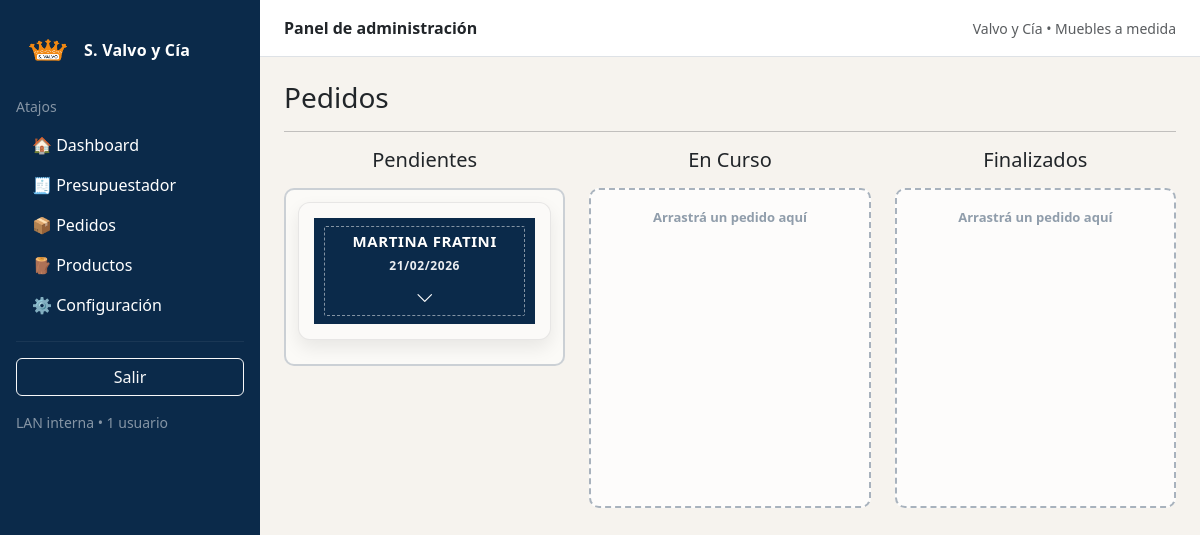
Page /pedidos (signed in) on the earlier database version.
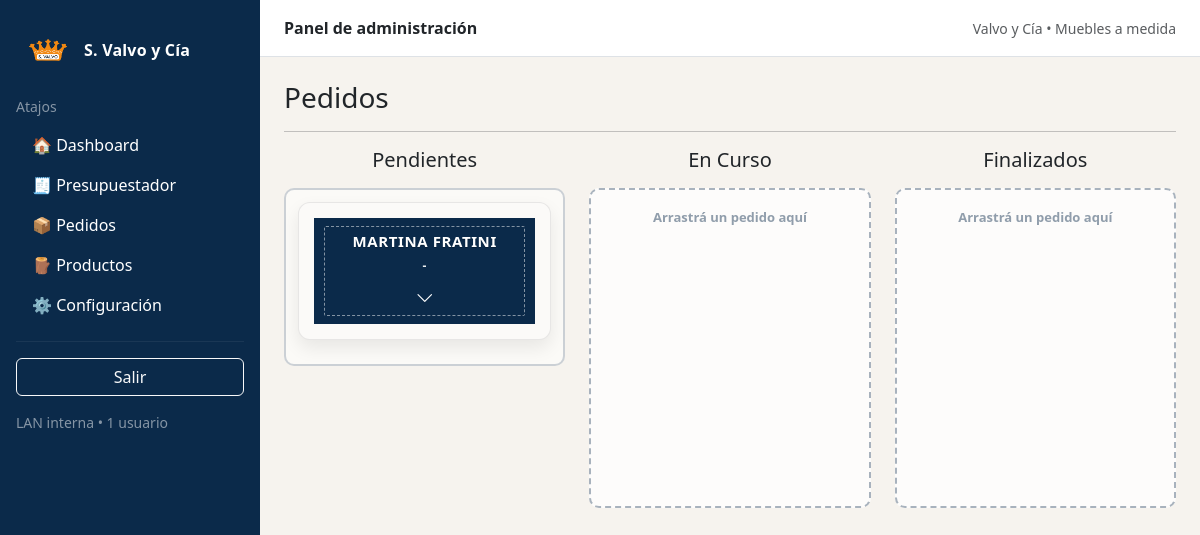
Same page on the later database version.
### app/models.py (models this page shows)
class Pedido(db.Model):
    id = db.Column(db.Integer, primary_key=True)
    cliente = db.Column(db.String(150), nullable=False)
    telefono = db.Column(db.String(50))
    direccion = db.Column(db.String(200))
    email = db.Column(db.String(120))
    observaciones = db.Column(db.Text)
    total = db.Column(db.Float, nullable=False)
    estado = db.Column(db.String(20), default="PENDIENTE", nullable=False)
    created_at = db.Column(db.DateTime, default=datetime.utcnow, nullable=False)
    pendiente_at = db.Column(db.DateTime, nullable=True)
    en_curso_at = db.Column(db.DateTime, nullable=True)
    finalizado_at = db.Column(db.DateTime, nullable=True)
    monto_sena = db.Column(db.Float, nullable=True)
    forma_pago_preferida = db.Column(db.String(50), nullable=True)
    activo = db.Column(db.Boolean, nullable=False, default=True)
    items = db.relationship(
        "PedidoItem",
        back_populates="pedido",
        cascade="all, delete-orphan"
    )
    pagos = db.relationship(
        "Pago",
        back_populates="pedido",
        cascade="all, delete-orphan"
    )

### app/routes.py (the view)
    @app.get("/pedidos")
    @login_required
    def pedidos():
        return render_template(
            "pedidos.html",
            pedidos_pendientes=pedidos_por_estado("PENDIENTE"),
            pedidos_en_curso=pedidos_por_estado("EN_CURSO"),
            pedidos_finalizados=pedidos_por_estado("FINALIZADO"),
        )

### app/models.py (called while the page is built)
@login_manager.user_loader
def load_user(user_id):
    return User.query.get(int(user_id))

### app/templates/pedidos.html (shortened to what this page needs)
{% extends "base.html" %}
{% block content %}
<h3 class="mb-3">Pedidos</h3>
<div class="pedidos-board">
  <hr class="mb-3">
  <div class="row g-4">
    <div class="col-md-4">
      <h5 class="text-center mb-3">Pendientes</h5>
      <div class="kanban-column" id="PENDIENTE">
        {% for p in pedidos_pendientes %}
          {% set fecha_estado = '-' %}
          {% if p.estado == 'PENDIENTE' and p.pendiente_at %}
            {% set fecha_estado = p.pendiente_at.strftime('%d/%m/%Y') %}
          {% elif p.estado == 'EN_CURSO' and p.en_curso_at %}
            {% set fecha_estado = p.en_curso_at.strftime('%d/%m/%Y') %}
          {% elif p.estado == 'FINALIZADO' and p.finalizado_at %}
            {% set fecha_estado = p.finalizado_at.strftime('%d/%m/%Y') %}
          {% endif %}
          {% set deb = (p.total or 0) - (p.monto_sena or 0) %}
          {% set deb_clase = 'text-danger' if deb > 0 else 'text-success' %}
          <div class="pedido-card pedido-nueva" data-id="{{ p.id }}">
            <div class="pedido-header">
              <div class="pedido-title">{{ (p.cliente or '-')|upper }}</div>
              <div class="pedido-fecha">{{ fecha_estado }}</div>
              <button type="button" class="pedido-toggle" aria-label="Desplegar/ocultar">
                <i class="bi bi-chevron-down"></i>
              </button>
            </div>
          </div>
        {% endfor %}
      </div>
    </div>
    <div class="col-md-4">
      <h5 class="text-center mb-3">En Curso</h5>
      <div class="kanban-column" id="EN_CURSO">
      </div>
    </div>
    <div class="col-md-4">
      <h5 class="text-center mb-3">Finalizados</h5>
      <div class="kanban-column" id="FINALIZADO">
      </div>
    </div>
  </div>
</div>
{% endblock %}

Differences in the rows shown:
changed Pedido "MARTINA FRATINI": fecha_estado "21/02/2026" → "-"
